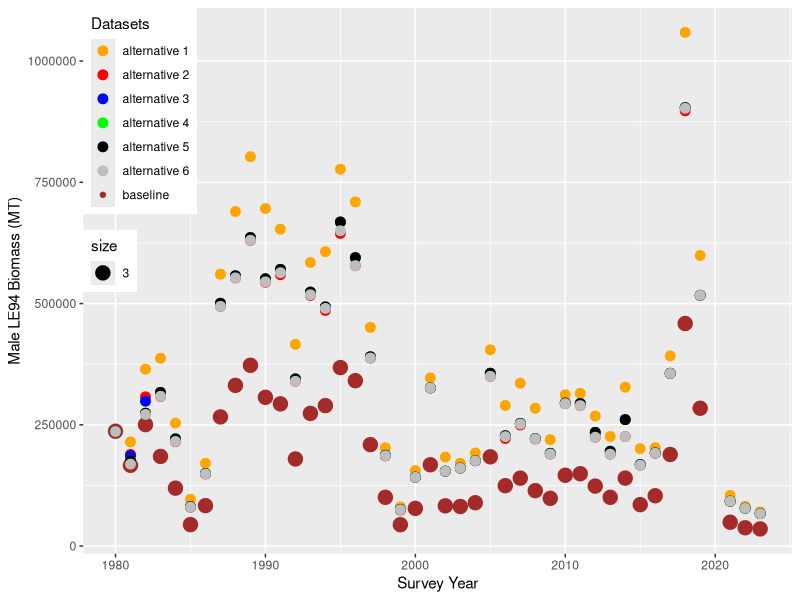
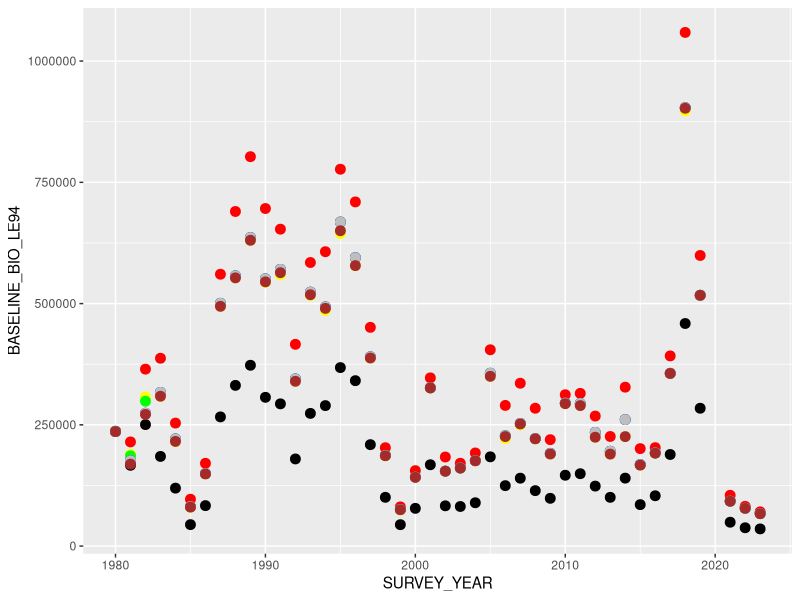
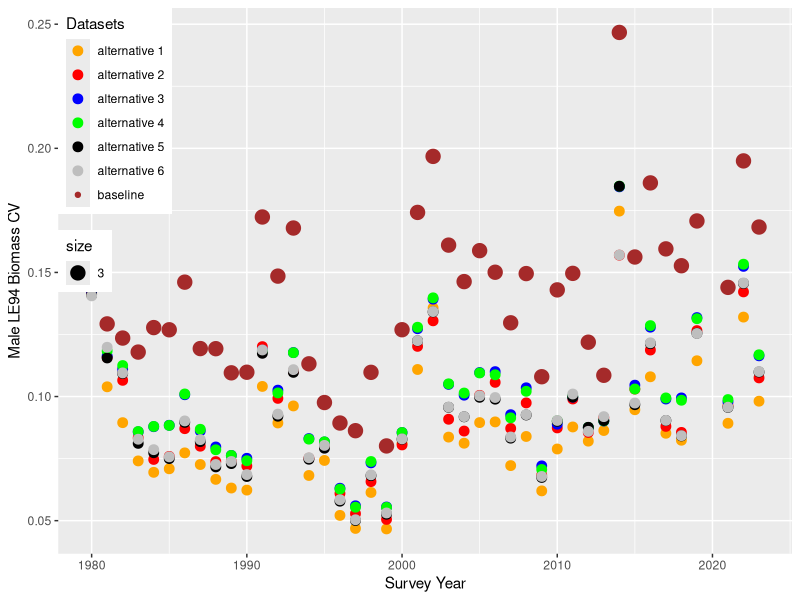
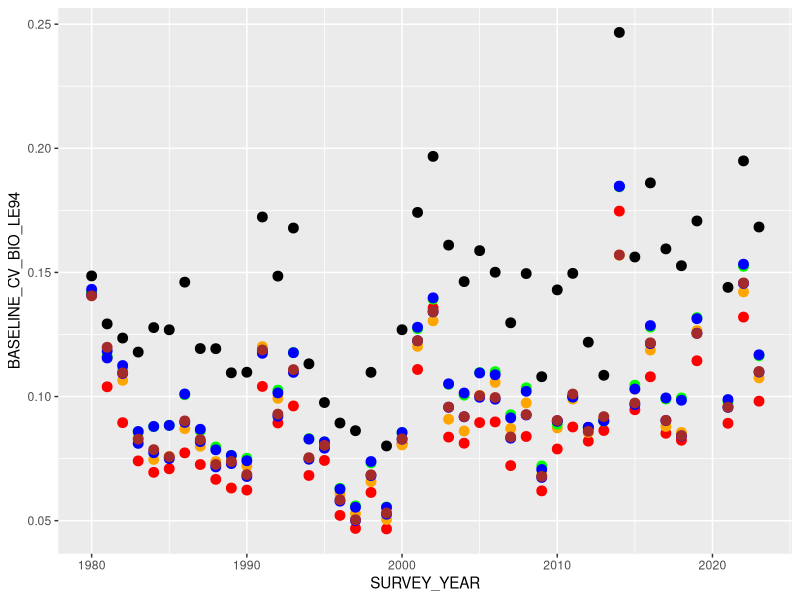
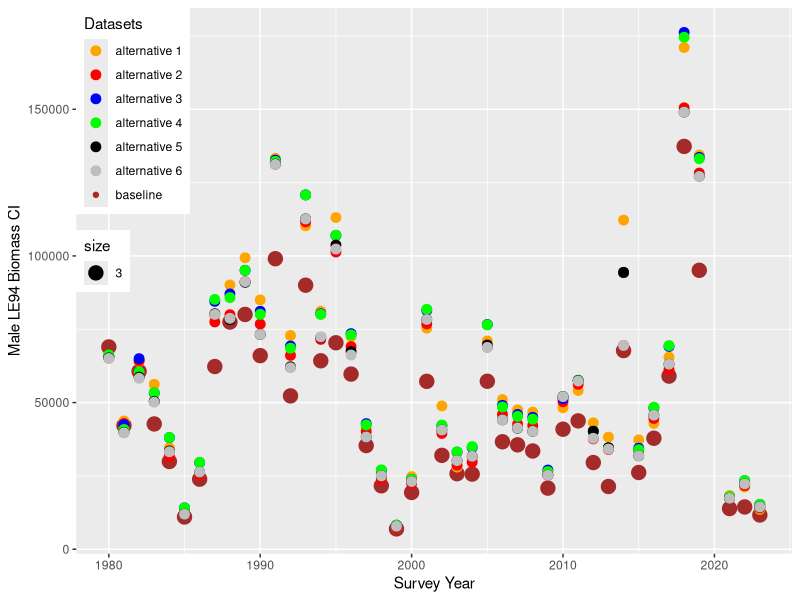
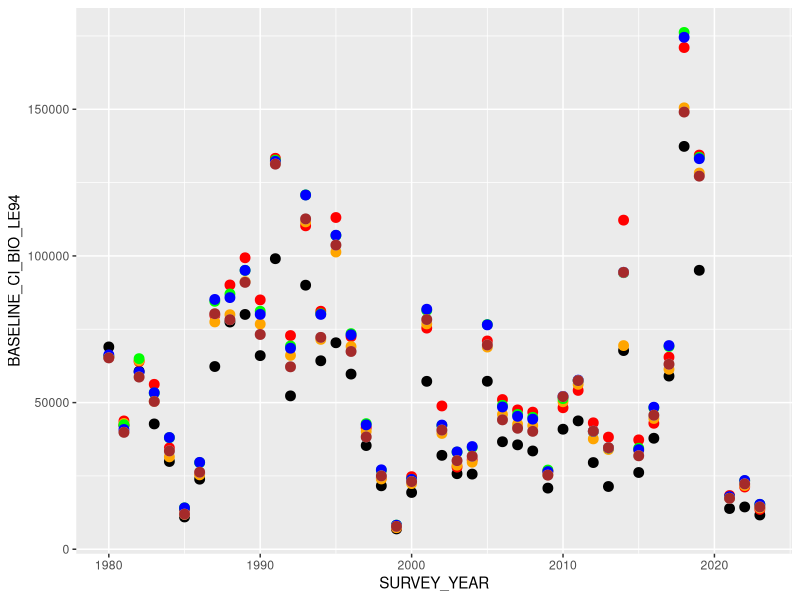

These figures' R source, in order:
library(tidyverse)
library(ggplot2)
library(dplyr)

##### Import data
base_bio<-read_csv("./Data/EBS/co_bio_baseline.csv")
alt_1_bio<-read_csv("./Data/EBS/co_bio_alt_strata_1.csv")
alt_2_bio<-read_csv("./Data/EBS/co_bio_alt_strata_2.csv")
alt_3_bio<-read_csv("./Data/EBS/co_bio_alt_strata_3.csv")
alt_4_bio<-read_csv("./Data/EBS/co_bio_alt_strata_4.csv")
alt_5_bio<-read_csv("./Data/EBS/co_bio_alt_strata_5.csv")
alt_6_bio<-read_csv("./Data/EBS/co_bio_alt_strata_6.csv")

base_abun<-read_csv("./Data/EBS/co_abun_baseline.csv")
alt_1_abun<-read_csv("./Data/EBS/co_abun_alt_strata_1.csv")
alt_2_abun<-read_csv("./Data/EBS/co_abun_alt_strata_2.csv")
alt_3_abun<-read_csv("./Data/EBS/co_abun_alt_strata_3.csv")
alt_4_abun<-read_csv("./Data/EBS/co_abun_alt_strata_4.csv")
alt_5_abun<-read_csv("./Data/EBS/co_abun_alt_strata_5.csv")
alt_6_abun<-read_csv("./Data/EBS/co_abun_alt_strata_6.csv")

base_abun
######### Mature male biomass
base_bio %>%
  select(SURVEY_YEAR, BIOMASS_MALE_LE94, CV_BIOMASS_MALE_LE94, CI_BIOMASS_MALE_LE94) %>%
  rename_all(~c("SURVEY_YEAR", "BASELINE_BIO_LE94", "BASELINE_CV_BIO_LE94", "BASELINE_CI_BIO_LE94")) -> base_matbio
  
alt_1_bio %>% 
  select(BIOMASS_MALE_LE94, CV_BIOMASS_MALE_LE94, CI_BIOMASS_MALE_LE94) %>%
     rename_all(~c("ALT1_BIO_LE94", "ALT1_CV_BIO_LE94", "ALT1_CI_BIO_LE94"))-> alt_1_matbio

alt_2_bio %>% 
  select(BIOMASS_MALE_LE94, CV_BIOMASS_MALE_LE94, CI_BIOMASS_MALE_LE94) %>%
   rename_all(~c("ALT2_BIO_LE94", "ALT2_CV_BIO_LE94", "ALT2_CI_BIO_LE94"))-> alt_2_matbio

alt_3_bio %>% 
  select(BIOMASS_MALE_LE94, CV_BIOMASS_MALE_LE94, CI_BIOMASS_MALE_LE94) %>%
   rename_all(~c("ALT3_BIO_LE94", "ALT3_CV_BIO_LE94", "ALT3_CI_BIO_LE94"))-> alt_3_matbio

alt_4_bio %>% 
  select(BIOMASS_MALE_LE94, CV_BIOMASS_MALE_LE94, CI_BIOMASS_MALE_LE94) %>%
   rename_all(~c("ALT4_BIO_LE94", "ALT4_CV_BIO_LE94", "ALT4_CI_BIO_LE94"))-> alt_4_matbio

alt_5_bio %>% 
  select(BIOMASS_MALE_LE94, CV_BIOMASS_MALE_LE94, CI_BIOMASS_MALE_LE94) %>%
  rename_all(~c("ALT5_BIO_LE94", "ALT5_CV_BIO_LE94", "ALT5_CI_BIO_LE94"))-> alt_5_matbio

alt_6_bio %>% 
  select(BIOMASS_MALE_LE94, CV_BIOMASS_MALE_LE94, CI_BIOMASS_MALE_LE94) %>%
  rename_all(~c("ALT6_BIO_LE94", "ALT6_CV_BIO_LE94", "ALT6_CI_BIO_LE94"))-> alt_6_matbio

all_bio<-as.data.frame(cbind(base_matbio, alt_1_matbio, alt_2_matbio, alt_3_matbio, alt_4_matbio, alt_5_matbio, alt_6_matbio))
###########

base_abun %>%
  select(SURVEY_YEAR, NUM_MALE_LE94, CV_NUM_MALE_LE94, CI_NUM_MALE_LE94) %>%
  rename_all(~c("SURVEY_YEAR", "BASELINE_ABUN_LE94", "BASELINE_CV_ABUN_LE94","BASELINE_CI_ABUN_LE94")) -> base_matabun

alt_1_abun %>%
  select(NUM_MALE_LE94, CV_NUM_MALE_LE94, CI_NUM_MALE_LE94) %>%
  rename_all(~c("ALT1_ABUN_LE94", "ALT1_CV_ABUN_LE94","ALT1_CI_ABUN_LE94")) -> alt_1_matabun

alt_2_abun %>%
  select(NUM_MALE_LE94, CV_NUM_MALE_LE94, CI_NUM_MALE_LE94) %>%
  rename_all(~c("ALT2_ABUN_LE94", "ALT2_CV_ABUN_LE94","ALT2_CI_ABUN_LE94")) -> alt_2_matabun

alt_3_abun %>%
  select(NUM_MALE_LE94, CV_NUM_MALE_LE94, CI_NUM_MALE_LE94) %>%
  rename_all(~c("ALT3_ABUN_LE94", "ALT3_CV_ABUN_LE94","ALT3_CI_ABUN_LE94")) -> alt_3_matabun

alt_4_abun %>%
  select(NUM_MALE_LE94, CV_NUM_MALE_LE94, CI_NUM_MALE_LE94) %>%
  rename_all(~c("ALT4_ABUN_LE94", "ALT4_CV_ABUN_LE94","ALT4_CI_ABUN_LE94")) -> alt_4_matabun

alt_5_abun %>%
  select(NUM_MALE_LE94, CV_NUM_MALE_LE94, CI_NUM_MALE_LE94) %>%
  rename_all(~c("ALT5_ABUN_LE94", "ALT5_CV_ABUN_LE94","ALT5_CI_ABUN_LE94")) -> alt_5_matabun

alt_6_abun %>%
  select(NUM_MALE_LE94, CV_NUM_MALE_LE94, CI_NUM_MALE_LE94) %>%
  rename_all(~c("ALT6_ABUN_LE94", "ALT6_CV_ABUN_LE94","ALT6_CI_ABUN_LE94")) -> alt_6_matabun

all_abun<-as.data.frame(cbind(base_matabun, alt_1_matabun, alt_2_matabun, alt_3_matabun, alt_4_matabun, alt_5_matabun, alt_6_matabun))

################################ LE94 BIOMASS #########################################################################
names(all_bio)

ggplot(all_bio, aes(x=SURVEY_YEAR, y=BASELINE_BIO_LE94, color ="baseline", size = 3))+
  geom_point()+  
  geom_point(aes(y=ALT1_BIO_LE94, color = "alternative 1"), size = 3) +
  geom_point(aes(y=ALT2_BIO_LE94, color = "alternative 2"), size = 3)+
  geom_point(aes(y=ALT3_BIO_LE94, color = "alternative 3"), size = 3)+
  geom_point(aes(y=ALT4_BIO_LE94, color = "alternative 4"), size = 3)+
  geom_point(aes(y=ALT5_BIO_LE94, color = "alternative 5"), size = 3)+
  geom_point(aes(y=ALT6_BIO_LE94, color = "alternative 6"), size = 3)+
  labs(colour="Datasets",y="Male LE94 Biomass (MT)",x="Survey Year")+ 
  theme(legend.position = c(0, 1),legend.justification = c(0, 1))+
  scale_color_manual(values = c("orange","red", "blue", "green", "black", "grey","brown"))
  
  
  
  

ggplot(all_bio, aes(x=SURVEY_YEAR))+
  geom_point(aes(y=BASELINE_BIO_LE94), color ="black", size = 3) +
  geom_point(aes(y=ALT1_BIO_LE94), color = "red", size = 3) +
  geom_point(aes(y=ALT2_BIO_LE94), color = "yellow", size = 3)+
  geom_point(aes(y=ALT3_BIO_LE94), color = "green", size = 3)+
  geom_point(aes(y=ALT4_BIO_LE94), color = "blue", size = 3)+
  geom_point(aes(y=ALT5_BIO_LE94), color = "grey", size = 3)+
  geom_point(aes(y=ALT6_BIO_LE94), color = "brown", size = 3)

################################ LE94 BIOMASS CV #########################################################################
names(all_bio)

ggplot(all_bio, aes(x=SURVEY_YEAR, y=BASELINE_CV_BIO_LE94, color ="baseline", size = 3))+
  geom_point()+  
  geom_point(aes(y=ALT1_CV_BIO_LE94, color = "alternative 1"), size = 3) +
  geom_point(aes(y=ALT2_CV_BIO_LE94, color = "alternative 2"), size = 3)+
  geom_point(aes(y=ALT3_CV_BIO_LE94, color = "alternative 3"), size = 3)+
  geom_point(aes(y=ALT4_CV_BIO_LE94, color = "alternative 4"), size = 3)+
  geom_point(aes(y=ALT5_CV_BIO_LE94, color = "alternative 5"), size = 3)+
  geom_point(aes(y=ALT6_CV_BIO_LE94, color = "alternative 6"), size = 3)+
  labs(colour="Datasets",y="Male LE94 Biomass CV",x="Survey Year")+ 
  theme(legend.position = c(0, 1),legend.justification = c(0, 1))+
  scale_color_manual(values = c("orange","red", "blue", "green", "black","grey","brown"))


ggplot(all_bio, aes(x=SURVEY_YEAR))+
  geom_point(aes(y=BASELINE_CV_BIO_LE94), color ="black", size = 3) +
  geom_point(aes(y=ALT1_CV_BIO_LE94), color = "red", size = 3) +
  geom_point(aes(y=ALT2_CV_BIO_LE94), color = "orange", size = 3)+
  geom_point(aes(y=ALT3_CV_BIO_LE94), color = "green", size = 3)+
  geom_point(aes(y=ALT4_CV_BIO_LE94), color = "blue", size = 3)+
  geom_point(aes(y=ALT5_CV_BIO_LE94), color = "blue", size = 3)+
  geom_point(aes(y=ALT6_CV_BIO_LE94), color = "brown", size = 3)
  

################################ LE94 BIOMASS CI #########################################################################
names(all_bio)

ggplot(all_bio, aes(x=SURVEY_YEAR, y=BASELINE_CI_BIO_LE94, color ="baseline", size = 3))+
  geom_point()+  
  geom_point(aes(y=ALT1_CI_BIO_LE94, color = "alternative 1"), size = 3)+
  geom_point(aes(y=ALT2_CI_BIO_LE94, color = "alternative 2"), size = 3)+
  geom_point(aes(y=ALT3_CI_BIO_LE94, color = "alternative 3"), size = 3)+
  geom_point(aes(y=ALT4_CI_BIO_LE94, color = "alternative 4"), size = 3)+
  geom_point(aes(y=ALT5_CI_BIO_LE94, color = "alternative 5"), size = 3)+
  geom_point(aes(y=ALT6_CI_BIO_LE94, color = "alternative 6"), size = 3)+
  labs(colour="Datasets",y="Male LE94 Biomass CI",x="Survey Year")+ 
  theme(legend.position = c(0, 1),legend.justification = c(0, 1))+
  scale_color_manual(values = c("orange","red", "blue", "green", "black", "grey","brown"))


ggplot(all_bio, aes(x=SURVEY_YEAR))+
  geom_point(aes(y=BASELINE_CI_BIO_LE94), color ="black", size = 3)+
  geom_point(aes(y=ALT1_CI_BIO_LE94), color = "red", size = 3)+
  geom_point(aes(y=ALT2_CI_BIO_LE94), color = "orange", size = 3)+
  geom_point(aes(y=ALT3_CI_BIO_LE94), color = "green", size = 3)+
  geom_point(aes(y=ALT4_CI_BIO_LE94), color = "blue", size = 3)+
  geom_point(aes(y=ALT5_CI_BIO_LE94), color = "grey", size = 3)+
  geom_point(aes(y=ALT5_CI_BIO_LE94), color = "brown", size = 3)

###########################################################################################################################
#################################### calculate averages for each group/column  across all years############################


all_bio %>%
  select(where(is.numeric)) %>% 
  colMeans(na.rm = TRUE) -> all_bio_avgs

all_abun %>%
  select(where(is.numeric)) %>% 
  colMeans(na.rm = TRUE) -> all_abun_avgs

all_bio %>%
  select(BASELINE_CV_BIO_LE94,ALT1_CV_BIO_LE94,ALT2_CV_BIO_LE94,ALT3_CV_BIO_LE94,ALT4_CV_BIO_LE94,ALT5_CV_BIO_LE94,ALT6_CV_BIO_LE94) %>% 
  colMeans(na.rm = TRUE) %>%
  as.matrix()-> bio_cv_avgs

bio_cv_avgs




  

#################################### Deprecated method ###################################################################
#all_bio %>%
#  select(where(is.numeric)) %>%
# summarise(across(everything(), 
#                  mean,
#                  na.rm = TRUE)) ->all_bio_avgs
#all_bio_avgs
